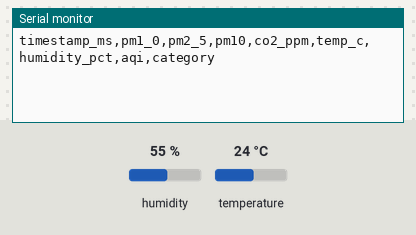
Simulated run of this sketch. Board: ESP32. Shown: the last lines printed to the serial monitor. Inputs (shaded band) come from the test bench; at power-on: humidity 55 %, temperature 24 °C.

Above: at 4.7 s.
4.8 s: humidity set to 22 %
At 9.0 s:
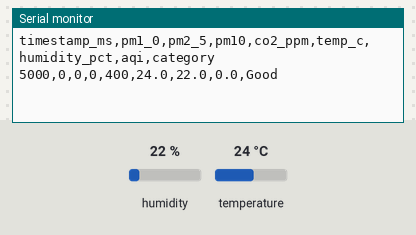
14.8 s: temperature set to 12 °C
At 15.8 s:
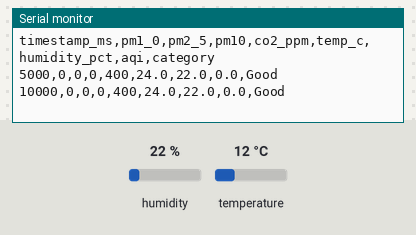
16.3 s: humidity set to 40 %
At 19.0 s:
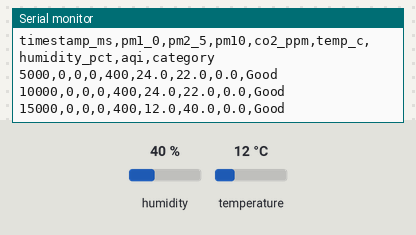
Timing chart, 0 to 20.5 s (numbered marks = the images above; inputs shaded):
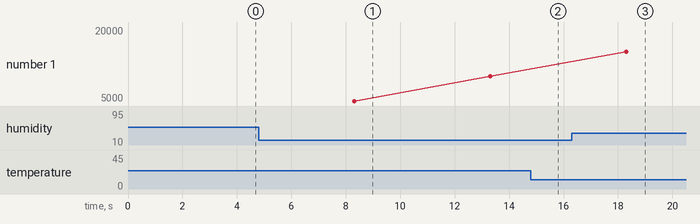

The sketch:

aqi_monitor.ino
```cpp
/*
 * AQI Ventilation Monitor — ESP32-WROOM-32
 * =========================================
 * Sensors:
 *   PMS5003  (PM2.5)     → Serial2 : GPIO16 (RX2) / GPIO17 (TX2)
 *   MH-Z19B  (CO2)       → Serial1 : GPIO32 (RX1) / GPIO33 (TX1)
 *   DHT22    (Temp/Hum)  → GPIO23
 *
 * Output: CSV lines over USB-Serial at 9600 baud
 * Format: timestamp_ms,pm1_0,pm2_5,pm10,co2_ppm,temp_c,humidity_pct,aqi,category
 *
 * Board: "ESP32 Dev Module" in Arduino IDE
 * Required libraries:
 *   - DHT sensor library by Adafruit  (Tools → Manage Libraries)
 *   - Adafruit Unified Sensor          (dependency of DHT library)
 */

#include <DHT.h>

// ──────────────────────────────────────────────
// Pin definitions
// ──────────────────────────────────────────────
#define DHT_PIN        23
#define DHT_TYPE       DHT22

// PMS5003 uses Serial2 (default pins on ESP32: RX2=16, TX2=17)
#define PMS_RX_PIN     16
#define PMS_TX_PIN     17
#define PMS_BAUD       9600

// MH-Z19B uses Serial1 remapped to GPIO32/33
#define CO2_RX_PIN     32
#define CO2_TX_PIN     33
#define CO2_BAUD       9600

// ──────────────────────────────────────────────
// Sensor objects
// ──────────────────────────────────────────────
DHT dht(DHT_PIN, DHT_TYPE);

HardwareSerial pmsSerial(2);   // UART2 for PMS5003
HardwareSerial co2Serial(1);   // UART1 for MH-Z19B

// ──────────────────────────────────────────────
// Reading interval (milliseconds)
// ──────────────────────────────────────────────
#define READ_INTERVAL_MS  5000UL

// ──────────────────────────────────────────────
// Data structures
// ──────────────────────────────────────────────
struct PMSData {
  uint16_t pm1_0;
  uint16_t pm2_5;
  uint16_t pm10;
  bool     valid;
};

struct SensorReading {
  unsigned long timestamp_ms;
  uint16_t pm1_0;
  uint16_t pm2_5;
  uint16_t pm10;
  uint16_t co2_ppm;
  float    temperature;
  float    humidity;
  float    aqi;
  char     category[20];
};

// ──────────────────────────────────────────────
// PMS5003 parser
// The PMS5003 sends 32-byte frames at 9600 baud.
// Frame structure (bytes):
//   0x42 0x4D (start), 2B length, 12× uint16 data, 2B checksum
// ──────────────────────────────────────────────
PMSData readPMS5003() {
  PMSData result = {0, 0, 0, false};

  // Flush stale data; use a short 200 ms pause (non-blocking loop) so the
  // sensor can push at least one fresh packet before we start parsing.
  while (pmsSerial.available()) pmsSerial.read();
  unsigned long flushEnd = millis() + 200;
  while (millis() < flushEnd) yield();  // yield to RTOS / watchdog

  uint8_t buf[32];
  unsigned long t0 = millis();

  // Wait for start bytes 0x42 0x4D
  while (millis() - t0 < 2000) {
    if (pmsSerial.available() >= 2) {
      if (pmsSerial.peek() == 0x42) {
        pmsSerial.read();  // consume 0x42
        if (pmsSerial.peek() == 0x4D) {
          buf[0] = 0x42;
          buf[1] = pmsSerial.read();  // 0x4D
          break;
        }
      } else {
        pmsSerial.read();  // discard byte
      }
    }
  }

  // Read remaining 30 bytes
  unsigned long t1 = millis();
  uint8_t received = 2;
  while (received < 32 && (millis() - t1 < 1000)) {
    if (pmsSerial.available()) {
      buf[received++] = pmsSerial.read();
    }
  }

  if (received < 32) return result;  // incomplete frame

  // Verify checksum (sum of bytes 0..29 == bytes 30..31 as uint16 big-endian)
  uint16_t checksum = 0;
  for (int i = 0; i < 30; i++) checksum += buf[i];
  uint16_t frame_check = ((uint16_t)buf[30] << 8) | buf[31];
  if (checksum != frame_check) return result;

  // Parse atmospheric concentrations (bytes 10–15 = CF=1, bytes 4–9 = standard)
  // Using "atmospheric" values: PM1.0@buf[10,11], PM2.5@buf[12,13], PM10@buf[14,15]
  result.pm1_0  = ((uint16_t)buf[10] << 8) | buf[11];
  result.pm2_5  = ((uint16_t)buf[12] << 8) | buf[13];
  result.pm10   = ((uint16_t)buf[14] << 8) | buf[15];
  result.valid  = true;
  return result;
}

// ──────────────────────────────────────────────
// MH-Z19B CO2 reader (UART command protocol)
// Send 9-byte command, receive 9-byte response
// ──────────────────────────────────────────────
uint16_t readMHZ19B() {
  uint8_t cmd[9] = {0xFF, 0x01, 0x86, 0x00, 0x00, 0x00, 0x00, 0x00, 0x79};
  uint8_t response[9];

  while (co2Serial.available()) co2Serial.read();  // flush

  co2Serial.write(cmd, 9);
  delay(100);  // sensor response time

  if (co2Serial.available() < 9) return 0;  // no response

  for (int i = 0; i < 9; i++) response[i] = co2Serial.read();

  // Validate: response[0] == 0xFF, response[1] == 0x86
  if (response[0] != 0xFF || response[1] != 0x86) return 0;

  // Verify checksum: sum of bytes 1..7, negate, +1 (mod 256) == byte 8
  uint8_t crc = 0;
  for (int i = 1; i < 8; i++) crc += response[i];
  crc = (~crc) + 1;
  if (crc != response[8]) return 0;

  return ((uint16_t)response[2] << 8) | response[3];
}

// ──────────────────────────────────────────────
// AQI calculation (US EPA breakpoints for PM2.5)
// Returns AQI value (0–500+)
// ──────────────────────────────────────────────
float calculatePM25AQI(float concentration) {
  // US EPA PM2.5 AQI linear interpolation breakpoints
  // c_lo / c_hi : PM2.5 concentration range in µg/m³ (24-hour average approximation)
  // i_lo / i_hi : corresponding AQI index range for each band
  // Bands: Good | Moderate | Unhealthy for Sensitive | Unhealthy | Very Unhealthy | Hazardous (lo) | Hazardous (hi)
  const float c_lo[] = {  0.0, 12.1, 35.5,  55.5, 150.5, 250.5, 350.5};
  const float c_hi[] = { 12.0, 35.4, 55.4, 150.4, 250.4, 350.4, 500.4};
  const float i_lo[] = {    0,   51,  101,   151,   201,   301,   401};
  const float i_hi[] = {   50,  100,  150,   200,   300,   400,   500};
  const int   n = 7;

  if (concentration < 0)     concentration = 0;
  if (concentration > 500.4) return 500.0;

  for (int i = 0; i < n; i++) {
    if (concentration >= c_lo[i] && concentration <= c_hi[i]) {
      return ((i_hi[i] - i_lo[i]) / (c_hi[i] - c_lo[i]))
             * (concentration - c_lo[i]) + i_lo[i];
    }
  }
  return 500.0;
}

float calculateCO2AQI(uint16_t co2_ppm) {
  // Simplified CO2 contribution to indoor AQI
  if (co2_ppm <= 600)   return 0.0;
  if (co2_ppm <= 1000)  return ((float)(co2_ppm - 600) / 400.0f) * 50.0f;
  if (co2_ppm <= 1500)  return 50.0f + ((float)(co2_ppm - 1000) / 500.0f) * 50.0f;
  if (co2_ppm <= 2000)  return 100.0f + ((float)(co2_ppm - 1500) / 500.0f) * 100.0f;
  return 200.0f;
}

float calculateAQI(uint16_t pm2_5, uint16_t co2_ppm) {
  float pm_aqi  = calculatePM25AQI((float)pm2_5);
  float co2_aqi = calculateCO2AQI(co2_ppm);
  // Dominant pollutant determines overall AQI
  return max(pm_aqi, co2_aqi);
}

void aqiCategory(float aqi, char* buf) {
  if      (aqi <= 50)  strcpy(buf, "Good");
  else if (aqi <= 100) strcpy(buf, "Moderate");
  else if (aqi <= 150) strcpy(buf, "Unhealthy_Sensitive");
  else if (aqi <= 200) strcpy(buf, "Unhealthy");
  else if (aqi <= 300) strcpy(buf, "Very_Unhealthy");
  else                 strcpy(buf, "Hazardous");
}

// ──────────────────────────────────────────────
// Setup
// ──────────────────────────────────────────────
void setup() {
  Serial.begin(9600);   // USB-Serial to PC
  delay(500);

  // PMS5003 on Serial2
  pmsSerial.begin(PMS_BAUD, SERIAL_8N1, PMS_RX_PIN, PMS_TX_PIN);

  // MH-Z19B on Serial1
  co2Serial.begin(CO2_BAUD, SERIAL_8N1, CO2_RX_PIN, CO2_TX_PIN);

  // DHT22
  dht.begin();

  delay(3000);  // Allow sensors to stabilise after power-on

  // Print CSV header
  Serial.println(F("timestamp_ms,pm1_0,pm2_5,pm10,co2_ppm,temp_c,humidity_pct,aqi,category"));
}

// ──────────────────────────────────────────────
// Main loop
// ──────────────────────────────────────────────
void loop() {
  static unsigned long lastRead = 0;

  if (millis() - lastRead < READ_INTERVAL_MS) return;
  lastRead = millis();

  SensorReading r;
  r.timestamp_ms = millis();

  // ── Read PMS5003 ──
  PMSData pms = readPMS5003();
  if (pms.valid) {
    r.pm1_0 = pms.pm1_0;
    r.pm2_5 = pms.pm2_5;
    r.pm10  = pms.pm10;
  } else {
    // Use last valid or fallback
    r.pm1_0 = r.pm2_5 = r.pm10 = 0;
  }

  // ── Read MH-Z19B ──
  r.co2_ppm = readMHZ19B();
  if (r.co2_ppm == 0) r.co2_ppm = 400;  // fallback to ambient CO2

  // ── Read DHT22 ──
  float h = dht.readHumidity();
  float t = dht.readTemperature();
  r.humidity    = isnan(h) ? 0.0f : h;
  r.temperature = isnan(t) ? 0.0f : t;

  // ── Calculate AQI ──
  r.aqi = calculateAQI(r.pm2_5, r.co2_ppm);
  aqiCategory(r.aqi, r.category);

  // ── Emit CSV line ──
  Serial.print(r.timestamp_ms);   Serial.print(',');
  Serial.print(r.pm1_0);          Serial.print(',');
  Serial.print(r.pm2_5);          Serial.print(',');
  Serial.print(r.pm10);           Serial.print(',');
  Serial.print(r.co2_ppm);        Serial.print(',');
  Serial.print(r.temperature, 1); Serial.print(',');
  Serial.print(r.humidity, 1);    Serial.print(',');
  Serial.print(r.aqi, 1);         Serial.print(',');
  Serial.println(r.category);
}
```

Measured:
- after the input at 4.8 s, the serial monitor: prints a new line after 3.5 s (image 1)
- after the input at 16.3 s, the serial monitor: prints a new line after 2.0 s (image 3)
